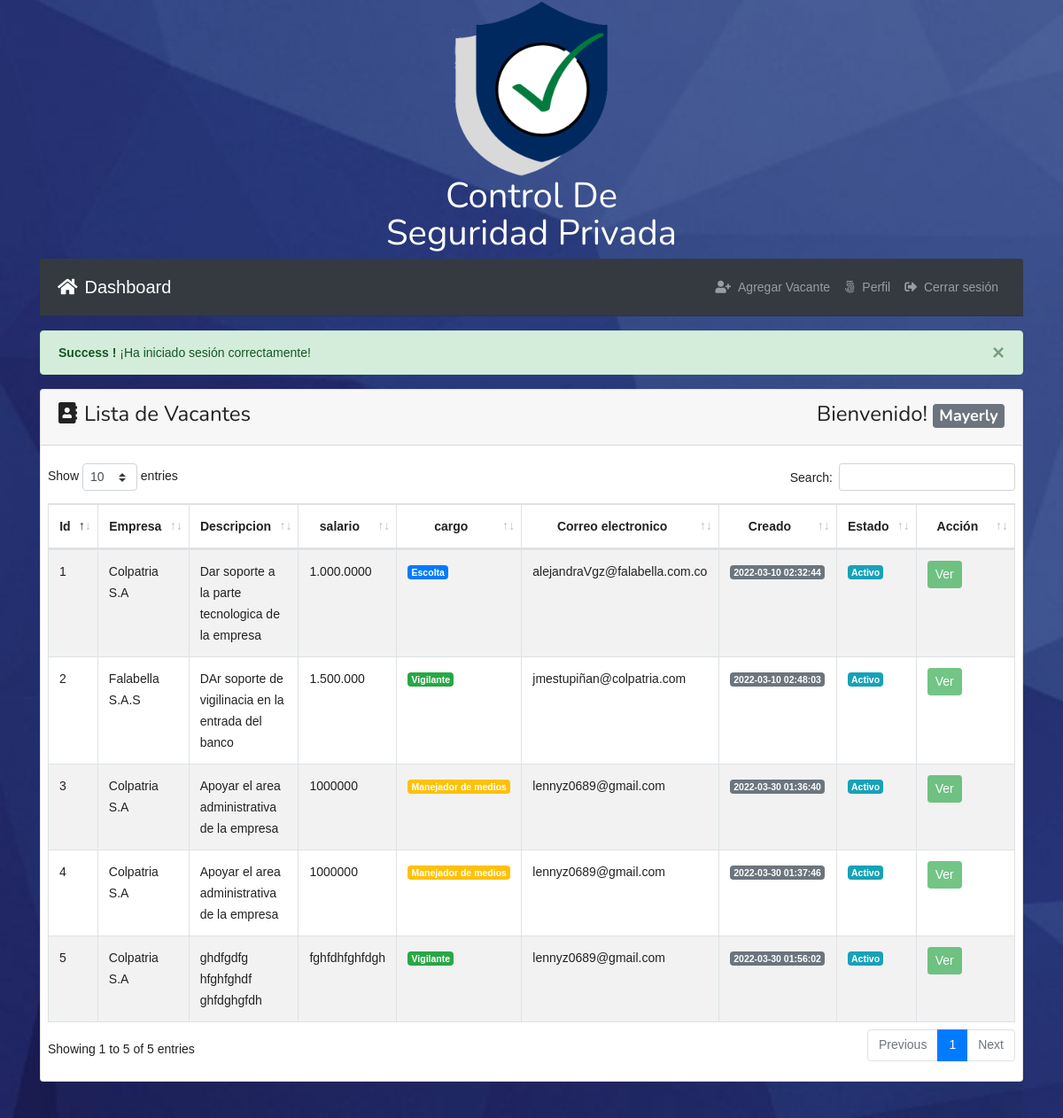
The page /vacantes.php (signed in) on the database its author committed.
### tables this page shows
CREATE TABLE `tbl_vacante` (
  `id` int(11) NOT NULL,
  `descripcion` varchar(255) NOT NULL,
  `salario` varchar(255) NOT NULL,
  `email` varchar(255) NOT NULL,
  `idEmpresa` int(11) NOT NULL,
  `idCargo` int(11) NOT NULL,
  `idMunicipio` int(11) NOT NULL,
  `createdAt` timestamp NOT NULL DEFAULT current_timestamp() ON UPDATE current_timestamp(),
  `isActive` int(11) NOT NULL
);

CREATE TABLE `tbl_empresa` (
  `id` int(11) NOT NULL,
  `nit` varchar(255) NOT NULL,
  `razSocial` varchar(255) NOT NULL,
  `actEconomica` varchar(255) NOT NULL,
  `idMunicipio` int(11) NOT NULL,
  `idRol` int(11) NOT NULL,
  `isActive` int(11) NOT NULL
);

### classes/Users.php (called while the page is built, shortened)
<?php
include 'lib/Database.php';
include_once 'lib/Session.php';
class Users{
  private $db;
  public function __construct(){
    $this->db = new Database();
  }
   public function formatDate($date){
      $strtime = strtotime($date);
    return date('Y-m-d H:i:s', $strtime);
   }
  public function selectAllVacanteData(){
    $sql = ("SELECT * FROM tbl_vacante v INNER JOIN tbl_empresa e ON v.idEmpresa = e.id");
    $stmt = $this->db->pdo->prepare($sql);
    $stmt->execute();
    return $stmt->fetchAll(PDO::FETCH_OBJ);
  }
  }

### vacantes.php (the view, shortened to what this page needs)
<?php
include 'inc/header.php';
$logMsg = Session::get('logMsg');
if (isset($logMsg)) {
  echo $logMsg;
}
?>
      <div class="card ">
        <div class="card-header">
          <h3><i class="fas fa-address-book mr-2"></i>Lista de Vacantes <span class="float-right">Bienvenido! <strong>
            <span class="badge badge-lg badge-secondary text-white">
<?php
$name = Session::get('name');
if (isset($name)) {
  echo $name;
}
 ?></span>
          </strong></span></h3>
        </div>
        <div class="card-body pr-2 pl-2">
          <table id="example" class="table table-striped table-bordered" style="width:100%">
                  <thead>
                    <tr>
                      <th  class="text-center">Id</th>
                      <th  class="text-center">Empresa</th>
                      <th  class="text-center">Descripcion</th>
                      <th  class="text-center">salario</th>
                      <th  class="text-center">cargo</th>
                      <th  class="text-center">Correo electronico</th>
                      <th  class="text-center">Creado</th>
                      <th  class="text-center">Estado</th>
                      <th  width='25%' class="text-center">Acción</th>
                    </tr>
                  </thead>
                  <tbody>
                    <?php
                      $allUser = $users->selectAllVacanteData();
                      if ($allUser) {
                        $id = 0;
                        foreach ($allUser as  $value) {
                          $id++;
                     ?>
                        <td><?php echo $id; ?></td>
                        <td><?php echo $value->razSocial;?><br>
                        <td><?php echo $value->descripcion; ?></td>
                        <td><?php echo $value->salario; ?></td>
                        <td>
                          <?php if ($value->idCargo == '0') { ?>
                          <span class="badge badge-lg badge-success text-white">Vigilante</span>
                          <?php }elseif($value->idCargo =='1'){ ?>
                          <span class="badge badge-lg badge-primary text-white">Escolta</span>
                          <?php }else{ ?>
                          <span class="badge badge-lg badge-warning text-white">Manejador de medios</span>
                          <?php } ?>
                        </td>
                        <td><?php echo $value->email; ?></td>
                        <td><span class="badge badge-lg badge-secondary text-white"><?php echo $users->formatDate($value->createdAt);  ?></span></td>
                        <td>
                          <?php if ($value->isActive == '0') { ?>
                          <span class="badge badge-lg badge-info text-white">Activo</span>
                        <?php }else{ ?>
                    <span class="badge badge-lg badge-danger text-white">Deshabilitado</span>
                        <?php } ?>
                        </td>
                        <td>
                          <?php if ( Session::get("idRol") == '2') {?>
                            <a class="btn btn-success btn-sm
                            " href="profileVacante.php?id=<?php echo $value->id;?>">Ver</a>
                            <a class="btn btn-info btn-sm " href="profileVacante.php?id=<?php echo $value->id;?>">Editar</a>
                            <a onclick="return confirm('¿Esta seguro de eliminar la vacante?')" class="btn btn-danger
                    <?php if (Session::get("id") == $value->id) {
                      echo "disabled";
                    } ?>
                             btn-sm " href="?remove=<?php echo $value->id;?>">Eliminar</a>
                             <?php if ($value->isActive == '0') {  ?>
                               <a onclick="return confirm('¿Esta seguro de deshabilitar la vacante?')" class="btn btn-warning
                       <?php if (Session::get("id") == $value->id) {
                         echo "disabled";
                       } ?>
                                btn-sm " href="?desactive=<?php echo $value->id;?>">Deshabilitar</a>
                             <?php } elseif($value->isActive == '1'){?>
                               <a onclick="return confirm('¿Esta seguro de activar la vacante?')" class="btn btn-secondary
                       <?php if (Session::get("id") == $value->id) {
                         echo "disabled";
                       } ?>
                                btn-sm " href="?active=<?php echo $value->id;?>">Activar</a>
                             <?php } ?>
                        <?php  }elseif(Session::get("id") == $value->id  && Session::get("idRol") == '2'){ ?>
                          <a class="btn btn-success btn-sm " href="profileVacante.php?id=<?php echo $value->id;?>">Ver</a>
                          <a class="btn btn-info btn-sm " href="profileVacante.php?id=<?php echo $value->id;?>">Editar</a>
                        <?php }elseif(Session::get("id") == $value->id  && Session::get("idRol") == '1'){ ?>
                          <a class="btn btn-success btn-sm " href="profileVacante.php?id=<?php echo $value->id;?>">Ver</a>
                          <a class="btn btn-info btn-sm " href="profileVacante.php?id=<?php echo $value->id;?>">Editar</a>
                        <?php }else{ ?>
                          <a class="btn btn-success btn-sm
                          <?php if ($value->idRol == '1') {
                            echo "disabled";
                          } ?>
                          " href="profileVacante.php?id=<?php echo $value->id;?>">Ver</a>
                          <?php } ?>
                        </td>
                    <?php }}else{ ?>
                      <tr class="text-center">
                      <td>¡Ningún usuario disponible ahora!</td>
                    </tr>
                    <?php } ?>
                  </tbody>
              </table>
        </div>
      </div>
  <?php
  include 'inc/footer.php';
  ?>

### assets/style.css (style rules this page uses)
.cuerpo { font-family:Arial,Helvetica, sans-serif; margin: 0; background-size: cover; background-attachment: fixed; }
body { line-height: 24px; font-size: 14px; font-style: normal; font-weight: normal; visibility: visible; font-family: 'Nunito', sans-serif; color: #222; }
h1, h2, h3, h4, h5, h6 { color: #222; font-family: 'Nunito', sans-serif; font-weight: 400; margin-top: 0; }
h3 { font-size: 24px; line-height: 30px; }

### rows shown on the page
tbl_vacante: idEmpresa.razSocial "Colpatria S.A", descripcion "Dar soporte a la parte tecnologica de la empresa", salario "1.000.0000", shows "Escolta", email "alejandraVgz@falabella.com.co", createdAt "2022-03-10 02:32:44"
tbl_vacante: idEmpresa.razSocial "Falabella S.A.S", descripcion "DAr soporte de vigilinacia en la entrada del banco", salario "1.500.000", shows "Vigilante", email "jmestupiñan@colpatria.com", createdAt "2022-03-10 02:48:03"
tbl_vacante: idEmpresa.razSocial "Colpatria S.A", descripcion "Apoyar el area administrativa de la empresa", salario "1000000", shows "Manejador de medios", email "lennyz0689@gmail.com", createdAt "2022-03-30 01:36:40"
tbl_vacante: idEmpresa.razSocial "Colpatria S.A", descripcion "Apoyar el area administrativa de la empresa", salario "1000000", shows "Manejador de medios", email "lennyz0689@gmail.com", createdAt "2022-03-30 01:37:46"
tbl_vacante: idEmpresa.razSocial "Colpatria S.A", descripcion "ghdfgdfg hfghfghdf ghfdghgfdh", salario "fghfdhfghfdgh", shows "Vigilante", email "lennyz0689@gmail.com", createdAt "2022-03-30 01:56:02"

### other values the page prints
$logMsg "× Success ! ¡Ha iniciado sesión correctamente!"
$name "Mayerly"
